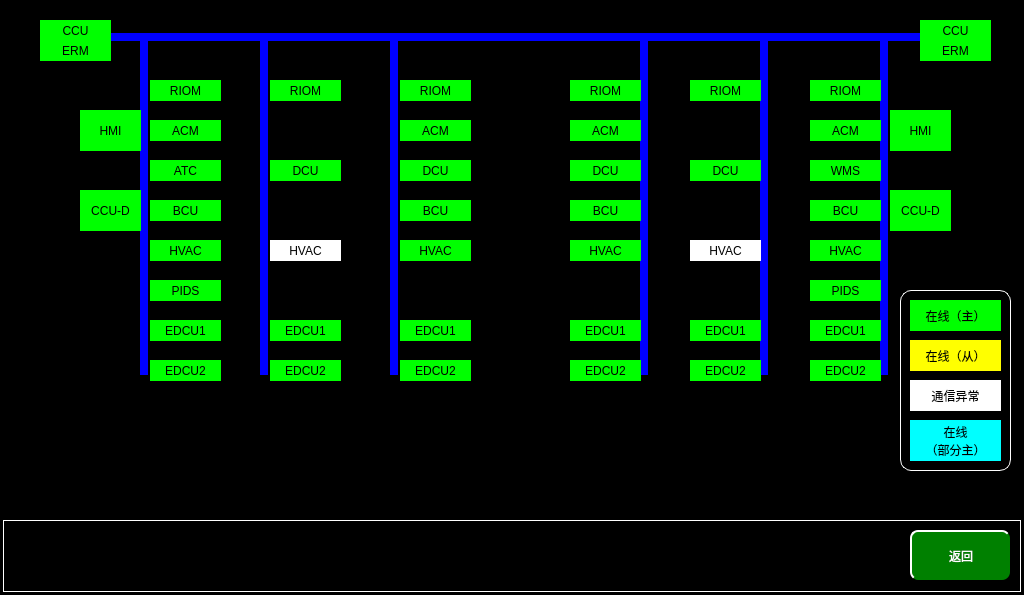
<?xml version="1.0" encoding="UTF-8"?>
<ui version="4.0">
 <class>MaintainceTCMSStatesPage</class>
 <widget class="QWidget" name="MaintainceTCMSStatesPage">
  <property name="geometry">
   <rect>
    <x>0</x>
    <y>0</y>
    <width>1024</width>
    <height>595</height>
   </rect>
  </property>
  <property name="windowTitle">
   <string>Form</string>
  </property>
  <property name="styleSheet">
   <string notr="true">QWidget
{
		background-color:black;
}
QLabel
{
	font:16px, &quot;微软雅黑&quot;;
	color: black;
	background-color: white;	

}</string>
  </property>
  <widget class="QPushButton" name="returnBtn">
   <property name="geometry">
    <rect>
     <x>910</x>
     <y>530</y>
     <width>100</width>
     <height>50</height>
    </rect>
   </property>
   <property name="focusPolicy">
    <enum>Qt::NoFocus</enum>
   </property>
   <property name="styleSheet">
    <string notr="true">QPushButton
{
	font: 20px, &quot;微软雅黑&quot;;
    color: white;
		border-radius:8px;
background-color: rgb(0, 128, 0);
    border-top: 2px solid white;
	border-left: 2px solid white;

}</string>
   </property>
   <property name="text">
    <string>返回</string>
   </property>
  </widget>
  <widget class="QLabel" name="label">
   <property name="geometry">
    <rect>
     <x>3</x>
     <y>520</y>
     <width>1018</width>
     <height>72</height>
    </rect>
   </property>
   <property name="styleSheet">
    <string notr="true">
background-color: rgb(0, 0, 0);

	border:1px solid white;
</string>
   </property>
   <property name="text">
    <string/>
   </property>
  </widget>
  <widget class="QLabel" name="label_2">
   <property name="geometry">
    <rect>
     <x>900</x>
     <y>290</y>
     <width>111</width>
     <height>181</height>
    </rect>
   </property>
   <property name="styleSheet">
    <string notr="true">border:1px solid white;
border-radius:11px;
background-color: rgb(0, 0, 0);

</string>
   </property>
   <property name="text">
    <string/>
   </property>
  </widget>
  <widget class="QLabel" name="label_3">
   <property name="geometry">
    <rect>
     <x>910</x>
     <y>300</y>
     <width>91</width>
     <height>31</height>
    </rect>
   </property>
   <property name="styleSheet">
    <string notr="true">background-color: rgb(0, 255, 0);	
</string>
   </property>
   <property name="text">
    <string>在线（主）</string>
   </property>
   <property name="alignment">
    <set>Qt::AlignCenter</set>
   </property>
  </widget>
  <widget class="QLabel" name="label_4">
   <property name="geometry">
    <rect>
     <x>910</x>
     <y>340</y>
     <width>91</width>
     <height>31</height>
    </rect>
   </property>
   <property name="styleSheet">
    <string notr="true">background-color:yellow;	</string>
   </property>
   <property name="text">
    <string>在线（从）</string>
   </property>
   <property name="alignment">
    <set>Qt::AlignCenter</set>
   </property>
  </widget>
  <widget class="QLabel" name="label_5">
   <property name="geometry">
    <rect>
     <x>910</x>
     <y>380</y>
     <width>91</width>
     <height>31</height>
    </rect>
   </property>
   <property name="styleSheet">
    <string notr="true">background-color:white;	
</string>
   </property>
   <property name="text">
    <string>通信异常</string>
   </property>
   <property name="alignment">
    <set>Qt::AlignCenter</set>
   </property>
  </widget>
  <widget class="QLabel" name="label_6">
   <property name="geometry">
    <rect>
     <x>910</x>
     <y>420</y>
     <width>91</width>
     <height>41</height>
    </rect>
   </property>
   <property name="styleSheet">
    <string notr="true">background-color:rgb(0,255,255);	
</string>
   </property>
   <property name="text">
    <string>在线
（部分主）</string>
   </property>
   <property name="alignment">
    <set>Qt::AlignCenter</set>
   </property>
  </widget>
  <widget class="QLabel" name="CCULbl_tc1">
   <property name="geometry">
    <rect>
     <x>40</x>
     <y>20</y>
     <width>71</width>
     <height>21</height>
    </rect>
   </property>
   <property name="styleSheet">
    <string notr="true">background-color: rgb(0, 255, 0);	
</string>
   </property>
   <property name="text">
    <string>CCU</string>
   </property>
   <property name="alignment">
    <set>Qt::AlignCenter</set>
   </property>
  </widget>
  <widget class="QLabel" name="CCULbl_tc2">
   <property name="geometry">
    <rect>
     <x>920</x>
     <y>20</y>
     <width>71</width>
     <height>21</height>
    </rect>
   </property>
   <property name="styleSheet">
    <string notr="true">background-color: rgb(0, 255, 0);	
</string>
   </property>
   <property name="text">
    <string>CCU</string>
   </property>
   <property name="alignment">
    <set>Qt::AlignCenter</set>
   </property>
  </widget>
  <widget class="QLabel" name="label_line1">
   <property name="geometry">
    <rect>
     <x>111</x>
     <y>33</y>
     <width>809</width>
     <height>8</height>
    </rect>
   </property>
   <property name="styleSheet">
    <string notr="true">background-color:rgb(0,0,255);	
</string>
   </property>
   <property name="text">
    <string/>
   </property>
   <property name="alignment">
    <set>Qt::AlignCenter</set>
   </property>
  </widget>
  <widget class="QLabel" name="label_line2">
   <property name="geometry">
    <rect>
     <x>140</x>
     <y>40</y>
     <width>8</width>
     <height>335</height>
    </rect>
   </property>
   <property name="styleSheet">
    <string notr="true">background-color:rgb(0,0,255);	
</string>
   </property>
   <property name="text">
    <string/>
   </property>
   <property name="alignment">
    <set>Qt::AlignCenter</set>
   </property>
  </widget>
  <widget class="QLabel" name="label_line3">
   <property name="geometry">
    <rect>
     <x>880</x>
     <y>40</y>
     <width>8</width>
     <height>335</height>
    </rect>
   </property>
   <property name="styleSheet">
    <string notr="true">background-color:rgb(0,0,255);	
</string>
   </property>
   <property name="text">
    <string/>
   </property>
   <property name="alignment">
    <set>Qt::AlignCenter</set>
   </property>
  </widget>
  <widget class="QLabel" name="HMILbl_tc1">
   <property name="geometry">
    <rect>
     <x>80</x>
     <y>110</y>
     <width>61</width>
     <height>41</height>
    </rect>
   </property>
   <property name="styleSheet">
    <string notr="true">background-color: rgb(0, 255, 0);	
</string>
   </property>
   <property name="text">
    <string>HMI</string>
   </property>
   <property name="alignment">
    <set>Qt::AlignCenter</set>
   </property>
  </widget>
  <widget class="QLabel" name="HMILbl_tc2">
   <property name="geometry">
    <rect>
     <x>890</x>
     <y>110</y>
     <width>61</width>
     <height>41</height>
    </rect>
   </property>
   <property name="styleSheet">
    <string notr="true">background-color: rgb(0, 255, 0);	
</string>
   </property>
   <property name="text">
    <string>HMI</string>
   </property>
   <property name="alignment">
    <set>Qt::AlignCenter</set>
   </property>
  </widget>
  <widget class="QLabel" name="label_line2_2">
   <property name="geometry">
    <rect>
     <x>260</x>
     <y>40</y>
     <width>8</width>
     <height>335</height>
    </rect>
   </property>
   <property name="styleSheet">
    <string notr="true">background-color:rgb(0,0,255);	
</string>
   </property>
   <property name="text">
    <string/>
   </property>
   <property name="alignment">
    <set>Qt::AlignCenter</set>
   </property>
  </widget>
  <widget class="QLabel" name="label_line2_3">
   <property name="geometry">
    <rect>
     <x>390</x>
     <y>40</y>
     <width>8</width>
     <height>335</height>
    </rect>
   </property>
   <property name="styleSheet">
    <string notr="true">background-color:rgb(0,0,255);	
</string>
   </property>
   <property name="text">
    <string/>
   </property>
   <property name="alignment">
    <set>Qt::AlignCenter</set>
   </property>
  </widget>
  <widget class="QLabel" name="label_line2_4">
   <property name="geometry">
    <rect>
     <x>760</x>
     <y>40</y>
     <width>8</width>
     <height>335</height>
    </rect>
   </property>
   <property name="styleSheet">
    <string notr="true">background-color:rgb(0,0,255);	
</string>
   </property>
   <property name="text">
    <string/>
   </property>
   <property name="alignment">
    <set>Qt::AlignCenter</set>
   </property>
  </widget>
  <widget class="QLabel" name="label_line2_5">
   <property name="geometry">
    <rect>
     <x>640</x>
     <y>40</y>
     <width>8</width>
     <height>335</height>
    </rect>
   </property>
   <property name="styleSheet">
    <string notr="true">background-color:rgb(0,0,255);	
</string>
   </property>
   <property name="text">
    <string/>
   </property>
   <property name="alignment">
    <set>Qt::AlignCenter</set>
   </property>
  </widget>
  <widget class="QLabel" name="RIOMLbl_tc1">
   <property name="geometry">
    <rect>
     <x>150</x>
     <y>80</y>
     <width>71</width>
     <height>21</height>
    </rect>
   </property>
   <property name="styleSheet">
    <string notr="true">background-color: rgb(0, 255, 0);	
</string>
   </property>
   <property name="text">
    <string>RIOM</string>
   </property>
   <property name="alignment">
    <set>Qt::AlignCenter</set>
   </property>
  </widget>
  <widget class="QLabel" name="SIVLbl_tc1">
   <property name="geometry">
    <rect>
     <x>150</x>
     <y>120</y>
     <width>71</width>
     <height>21</height>
    </rect>
   </property>
   <property name="styleSheet">
    <string notr="true">background-color: rgb(0, 255, 0);	
</string>
   </property>
   <property name="text">
    <string>ACM</string>
   </property>
   <property name="alignment">
    <set>Qt::AlignCenter</set>
   </property>
  </widget>
  <widget class="QLabel" name="ATCLbl_tc1">
   <property name="geometry">
    <rect>
     <x>150</x>
     <y>160</y>
     <width>71</width>
     <height>21</height>
    </rect>
   </property>
   <property name="styleSheet">
    <string notr="true">background-color: rgb(0, 255, 0);	
</string>
   </property>
   <property name="text">
    <string>ATC</string>
   </property>
   <property name="alignment">
    <set>Qt::AlignCenter</set>
   </property>
  </widget>
  <widget class="QLabel" name="EBCULbl_tc1">
   <property name="geometry">
    <rect>
     <x>150</x>
     <y>200</y>
     <width>71</width>
     <height>21</height>
    </rect>
   </property>
   <property name="styleSheet">
    <string notr="true">background-color: rgb(0, 255, 0);	
</string>
   </property>
   <property name="text">
    <string>BCU</string>
   </property>
   <property name="alignment">
    <set>Qt::AlignCenter</set>
   </property>
  </widget>
  <widget class="QLabel" name="WMSLbl_tc2">
   <property name="geometry">
    <rect>
     <x>810</x>
     <y>160</y>
     <width>71</width>
     <height>21</height>
    </rect>
   </property>
   <property name="styleSheet">
    <string notr="true">background-color: rgb(0, 255, 0);	
</string>
   </property>
   <property name="text">
    <string>WMS</string>
   </property>
   <property name="alignment">
    <set>Qt::AlignCenter</set>
   </property>
  </widget>
  <widget class="QLabel" name="ACULbl_tc1">
   <property name="geometry">
    <rect>
     <x>150</x>
     <y>240</y>
     <width>71</width>
     <height>21</height>
    </rect>
   </property>
   <property name="styleSheet">
    <string notr="true">background-color: rgb(0, 255, 0);	
</string>
   </property>
   <property name="text">
    <string>HVAC</string>
   </property>
   <property name="alignment">
    <set>Qt::AlignCenter</set>
   </property>
  </widget>
  <widget class="QLabel" name="PIDSLbl_tc1">
   <property name="geometry">
    <rect>
     <x>150</x>
     <y>280</y>
     <width>71</width>
     <height>21</height>
    </rect>
   </property>
   <property name="styleSheet">
    <string notr="true">background-color: rgb(0, 255, 0);	
</string>
   </property>
   <property name="text">
    <string>PIDS</string>
   </property>
   <property name="alignment">
    <set>Qt::AlignCenter</set>
   </property>
  </widget>
  <widget class="QLabel" name="EDCU1Lbl_tc1">
   <property name="geometry">
    <rect>
     <x>150</x>
     <y>320</y>
     <width>71</width>
     <height>21</height>
    </rect>
   </property>
   <property name="styleSheet">
    <string notr="true">background-color: rgb(0, 255, 0);	
</string>
   </property>
   <property name="text">
    <string>EDCU1</string>
   </property>
   <property name="alignment">
    <set>Qt::AlignCenter</set>
   </property>
  </widget>
  <widget class="QLabel" name="EDCU2Lbl_tc1">
   <property name="geometry">
    <rect>
     <x>150</x>
     <y>360</y>
     <width>71</width>
     <height>21</height>
    </rect>
   </property>
   <property name="styleSheet">
    <string notr="true">background-color: rgb(0, 255, 0);	
</string>
   </property>
   <property name="text">
    <string>EDCU2</string>
   </property>
   <property name="alignment">
    <set>Qt::AlignCenter</set>
   </property>
  </widget>
  <widget class="QLabel" name="RIOMLbl_mp1">
   <property name="geometry">
    <rect>
     <x>270</x>
     <y>80</y>
     <width>71</width>
     <height>21</height>
    </rect>
   </property>
   <property name="styleSheet">
    <string notr="true">background-color: rgb(0, 255, 0);	
</string>
   </property>
   <property name="text">
    <string>RIOM</string>
   </property>
   <property name="alignment">
    <set>Qt::AlignCenter</set>
   </property>
  </widget>
  <widget class="QLabel" name="ACULbl_mp1">
   <property name="geometry">
    <rect>
     <x>270</x>
     <y>240</y>
     <width>71</width>
     <height>21</height>
    </rect>
   </property>
   <property name="styleSheet">
    <string notr="true"/>
   </property>
   <property name="text">
    <string>HVAC</string>
   </property>
   <property name="alignment">
    <set>Qt::AlignCenter</set>
   </property>
  </widget>
  <widget class="QLabel" name="EDCU3Lbl_mp1">
   <property name="geometry">
    <rect>
     <x>270</x>
     <y>320</y>
     <width>71</width>
     <height>21</height>
    </rect>
   </property>
   <property name="styleSheet">
    <string notr="true">background-color: rgb(0, 255, 0);	
</string>
   </property>
   <property name="text">
    <string>EDCU1</string>
   </property>
   <property name="alignment">
    <set>Qt::AlignCenter</set>
   </property>
  </widget>
  <widget class="QLabel" name="EDCU4Lbl_mp1">
   <property name="geometry">
    <rect>
     <x>270</x>
     <y>360</y>
     <width>71</width>
     <height>21</height>
    </rect>
   </property>
   <property name="styleSheet">
    <string notr="true">background-color: rgb(0, 255, 0);	
</string>
   </property>
   <property name="text">
    <string>EDCU2</string>
   </property>
   <property name="alignment">
    <set>Qt::AlignCenter</set>
   </property>
  </widget>
  <widget class="QLabel" name="DCULbl_mp1">
   <property name="geometry">
    <rect>
     <x>270</x>
     <y>160</y>
     <width>71</width>
     <height>21</height>
    </rect>
   </property>
   <property name="styleSheet">
    <string notr="true">background-color: rgb(0, 255, 0);	
</string>
   </property>
   <property name="text">
    <string>DCU</string>
   </property>
   <property name="alignment">
    <set>Qt::AlignCenter</set>
   </property>
  </widget>
  <widget class="QLabel" name="EDCU5Lbl_m1">
   <property name="geometry">
    <rect>
     <x>400</x>
     <y>320</y>
     <width>71</width>
     <height>21</height>
    </rect>
   </property>
   <property name="styleSheet">
    <string notr="true">background-color: rgb(0, 255, 0);	
</string>
   </property>
   <property name="text">
    <string>EDCU1</string>
   </property>
   <property name="alignment">
    <set>Qt::AlignCenter</set>
   </property>
  </widget>
  <widget class="QLabel" name="EBCULbl_mp1">
   <property name="geometry">
    <rect>
     <x>400</x>
     <y>200</y>
     <width>71</width>
     <height>21</height>
    </rect>
   </property>
   <property name="styleSheet">
    <string notr="true">background-color: rgb(0, 255, 0);	
</string>
   </property>
   <property name="text">
    <string>BCU</string>
   </property>
   <property name="alignment">
    <set>Qt::AlignCenter</set>
   </property>
  </widget>
  <widget class="QLabel" name="RIOMLbl_m1">
   <property name="geometry">
    <rect>
     <x>400</x>
     <y>80</y>
     <width>71</width>
     <height>21</height>
    </rect>
   </property>
   <property name="styleSheet">
    <string notr="true">background-color: rgb(0, 255, 0);	
</string>
   </property>
   <property name="text">
    <string>RIOM</string>
   </property>
   <property name="alignment">
    <set>Qt::AlignCenter</set>
   </property>
  </widget>
  <widget class="QLabel" name="ACULbl_m1">
   <property name="geometry">
    <rect>
     <x>400</x>
     <y>240</y>
     <width>71</width>
     <height>21</height>
    </rect>
   </property>
   <property name="styleSheet">
    <string notr="true">background-color: rgb(0, 255, 0);	
</string>
   </property>
   <property name="text">
    <string>HVAC</string>
   </property>
   <property name="alignment">
    <set>Qt::AlignCenter</set>
   </property>
  </widget>
  <widget class="QLabel" name="EDCU6Lbl_m1">
   <property name="geometry">
    <rect>
     <x>400</x>
     <y>360</y>
     <width>71</width>
     <height>21</height>
    </rect>
   </property>
   <property name="styleSheet">
    <string notr="true">background-color: rgb(0, 255, 0);	
</string>
   </property>
   <property name="text">
    <string>EDCU2</string>
   </property>
   <property name="alignment">
    <set>Qt::AlignCenter</set>
   </property>
  </widget>
  <widget class="QLabel" name="DCULbl_m1">
   <property name="geometry">
    <rect>
     <x>400</x>
     <y>160</y>
     <width>71</width>
     <height>21</height>
    </rect>
   </property>
   <property name="styleSheet">
    <string notr="true">background-color: rgb(0, 255, 0);	
</string>
   </property>
   <property name="text">
    <string>DCU</string>
   </property>
   <property name="alignment">
    <set>Qt::AlignCenter</set>
   </property>
  </widget>
  <widget class="QLabel" name="EDCU8Lbl_m2">
   <property name="geometry">
    <rect>
     <x>570</x>
     <y>360</y>
     <width>71</width>
     <height>21</height>
    </rect>
   </property>
   <property name="styleSheet">
    <string notr="true">background-color: rgb(0, 255, 0);	
</string>
   </property>
   <property name="text">
    <string>EDCU2</string>
   </property>
   <property name="alignment">
    <set>Qt::AlignCenter</set>
   </property>
  </widget>
  <widget class="QLabel" name="RIOMLbl_m2">
   <property name="geometry">
    <rect>
     <x>570</x>
     <y>80</y>
     <width>71</width>
     <height>21</height>
    </rect>
   </property>
   <property name="styleSheet">
    <string notr="true">background-color: rgb(0, 255, 0);	
</string>
   </property>
   <property name="text">
    <string>RIOM</string>
   </property>
   <property name="alignment">
    <set>Qt::AlignCenter</set>
   </property>
  </widget>
  <widget class="QLabel" name="ACULbl_m2">
   <property name="geometry">
    <rect>
     <x>570</x>
     <y>240</y>
     <width>71</width>
     <height>21</height>
    </rect>
   </property>
   <property name="styleSheet">
    <string notr="true">background-color: rgb(0, 255, 0);	
</string>
   </property>
   <property name="text">
    <string>HVAC</string>
   </property>
   <property name="alignment">
    <set>Qt::AlignCenter</set>
   </property>
  </widget>
  <widget class="QLabel" name="DCULbl_m2">
   <property name="geometry">
    <rect>
     <x>570</x>
     <y>160</y>
     <width>71</width>
     <height>21</height>
    </rect>
   </property>
   <property name="styleSheet">
    <string notr="true">background-color: rgb(0, 255, 0);	
</string>
   </property>
   <property name="text">
    <string>DCU</string>
   </property>
   <property name="alignment">
    <set>Qt::AlignCenter</set>
   </property>
  </widget>
  <widget class="QLabel" name="EBCULbl_mp2">
   <property name="geometry">
    <rect>
     <x>570</x>
     <y>200</y>
     <width>71</width>
     <height>21</height>
    </rect>
   </property>
   <property name="styleSheet">
    <string notr="true">background-color: rgb(0, 255, 0);	
</string>
   </property>
   <property name="text">
    <string>BCU</string>
   </property>
   <property name="alignment">
    <set>Qt::AlignCenter</set>
   </property>
  </widget>
  <widget class="QLabel" name="EDCU7Lbl_m2">
   <property name="geometry">
    <rect>
     <x>570</x>
     <y>320</y>
     <width>71</width>
     <height>21</height>
    </rect>
   </property>
   <property name="styleSheet">
    <string notr="true">background-color: rgb(0, 255, 0);	
</string>
   </property>
   <property name="text">
    <string>EDCU1</string>
   </property>
   <property name="alignment">
    <set>Qt::AlignCenter</set>
   </property>
  </widget>
  <widget class="QLabel" name="EDCU9Lbl_mp2">
   <property name="geometry">
    <rect>
     <x>690</x>
     <y>320</y>
     <width>71</width>
     <height>21</height>
    </rect>
   </property>
   <property name="styleSheet">
    <string notr="true">background-color: rgb(0, 255, 0);	
</string>
   </property>
   <property name="text">
    <string>EDCU1</string>
   </property>
   <property name="alignment">
    <set>Qt::AlignCenter</set>
   </property>
  </widget>
  <widget class="QLabel" name="RIOMLbl_mp2">
   <property name="geometry">
    <rect>
     <x>690</x>
     <y>80</y>
     <width>71</width>
     <height>21</height>
    </rect>
   </property>
   <property name="styleSheet">
    <string notr="true">background-color: rgb(0, 255, 0);	
</string>
   </property>
   <property name="text">
    <string>RIOM</string>
   </property>
   <property name="alignment">
    <set>Qt::AlignCenter</set>
   </property>
  </widget>
  <widget class="QLabel" name="ACULbl_mp2">
   <property name="geometry">
    <rect>
     <x>690</x>
     <y>240</y>
     <width>71</width>
     <height>21</height>
    </rect>
   </property>
   <property name="styleSheet">
    <string notr="true"/>
   </property>
   <property name="text">
    <string>HVAC</string>
   </property>
   <property name="alignment">
    <set>Qt::AlignCenter</set>
   </property>
  </widget>
  <widget class="QLabel" name="EDCU10Lbl_mp2">
   <property name="geometry">
    <rect>
     <x>690</x>
     <y>360</y>
     <width>71</width>
     <height>21</height>
    </rect>
   </property>
   <property name="styleSheet">
    <string notr="true">background-color: rgb(0, 255, 0);	
</string>
   </property>
   <property name="text">
    <string>EDCU2</string>
   </property>
   <property name="alignment">
    <set>Qt::AlignCenter</set>
   </property>
  </widget>
  <widget class="QLabel" name="DCULbl_mp2">
   <property name="geometry">
    <rect>
     <x>690</x>
     <y>160</y>
     <width>71</width>
     <height>21</height>
    </rect>
   </property>
   <property name="styleSheet">
    <string notr="true">background-color: rgb(0, 255, 0);	
</string>
   </property>
   <property name="text">
    <string>DCU</string>
   </property>
   <property name="alignment">
    <set>Qt::AlignCenter</set>
   </property>
  </widget>
  <widget class="QLabel" name="EBCULbl_tc2">
   <property name="geometry">
    <rect>
     <x>810</x>
     <y>200</y>
     <width>71</width>
     <height>21</height>
    </rect>
   </property>
   <property name="styleSheet">
    <string notr="true">background-color: rgb(0, 255, 0);	
</string>
   </property>
   <property name="text">
    <string>BCU</string>
   </property>
   <property name="alignment">
    <set>Qt::AlignCenter</set>
   </property>
  </widget>
  <widget class="QLabel" name="RIOMLbl_tc2">
   <property name="geometry">
    <rect>
     <x>810</x>
     <y>80</y>
     <width>71</width>
     <height>21</height>
    </rect>
   </property>
   <property name="styleSheet">
    <string notr="true">background-color: rgb(0, 255, 0);	
</string>
   </property>
   <property name="text">
    <string>RIOM</string>
   </property>
   <property name="alignment">
    <set>Qt::AlignCenter</set>
   </property>
  </widget>
  <widget class="QLabel" name="PIDSLbl_tc2">
   <property name="geometry">
    <rect>
     <x>810</x>
     <y>280</y>
     <width>71</width>
     <height>21</height>
    </rect>
   </property>
   <property name="styleSheet">
    <string notr="true">background-color: rgb(0, 255, 0);	
</string>
   </property>
   <property name="text">
    <string>PIDS</string>
   </property>
   <property name="alignment">
    <set>Qt::AlignCenter</set>
   </property>
  </widget>
  <widget class="QLabel" name="ACULbl_tc2">
   <property name="geometry">
    <rect>
     <x>810</x>
     <y>240</y>
     <width>71</width>
     <height>21</height>
    </rect>
   </property>
   <property name="styleSheet">
    <string notr="true">background-color: rgb(0, 255, 0);	
</string>
   </property>
   <property name="text">
    <string>HVAC</string>
   </property>
   <property name="alignment">
    <set>Qt::AlignCenter</set>
   </property>
  </widget>
  <widget class="QLabel" name="EDCU11Lbl_tc2">
   <property name="geometry">
    <rect>
     <x>810</x>
     <y>320</y>
     <width>71</width>
     <height>21</height>
    </rect>
   </property>
   <property name="styleSheet">
    <string notr="true">background-color: rgb(0, 255, 0);	
</string>
   </property>
   <property name="text">
    <string>EDCU1</string>
   </property>
   <property name="alignment">
    <set>Qt::AlignCenter</set>
   </property>
  </widget>
  <widget class="QLabel" name="SIVLbl_tc2">
   <property name="geometry">
    <rect>
     <x>810</x>
     <y>120</y>
     <width>71</width>
     <height>21</height>
    </rect>
   </property>
   <property name="styleSheet">
    <string notr="true">background-color: rgb(0, 255, 0);	
</string>
   </property>
   <property name="text">
    <string>ACM</string>
   </property>
   <property name="alignment">
    <set>Qt::AlignCenter</set>
   </property>
  </widget>
  <widget class="QLabel" name="EDCU12Lbl_tc2">
   <property name="geometry">
    <rect>
     <x>810</x>
     <y>360</y>
     <width>71</width>
     <height>21</height>
    </rect>
   </property>
   <property name="styleSheet">
    <string notr="true">background-color: rgb(0, 255, 0);	
</string>
   </property>
   <property name="text">
    <string>EDCU2</string>
   </property>
   <property name="alignment">
    <set>Qt::AlignCenter</set>
   </property>
  </widget>
  <widget class="QLabel" name="SIVLbl_m1">
   <property name="geometry">
    <rect>
     <x>400</x>
     <y>120</y>
     <width>71</width>
     <height>21</height>
    </rect>
   </property>
   <property name="styleSheet">
    <string notr="true">background-color: rgb(0, 255, 0);	
</string>
   </property>
   <property name="text">
    <string>ACM</string>
   </property>
   <property name="alignment">
    <set>Qt::AlignCenter</set>
   </property>
  </widget>
  <widget class="QLabel" name="SIVLbl_m2">
   <property name="geometry">
    <rect>
     <x>570</x>
     <y>120</y>
     <width>71</width>
     <height>21</height>
    </rect>
   </property>
   <property name="styleSheet">
    <string notr="true">background-color: rgb(0, 255, 0);	
</string>
   </property>
   <property name="text">
    <string>ACM</string>
   </property>
   <property name="alignment">
    <set>Qt::AlignCenter</set>
   </property>
  </widget>
  <widget class="QLabel" name="CCUDLbl_tc1">
   <property name="geometry">
    <rect>
     <x>80</x>
     <y>190</y>
     <width>61</width>
     <height>41</height>
    </rect>
   </property>
   <property name="styleSheet">
    <string notr="true">background-color: rgb(0, 255, 0);	
</string>
   </property>
   <property name="text">
    <string>CCU-D</string>
   </property>
   <property name="alignment">
    <set>Qt::AlignCenter</set>
   </property>
  </widget>
  <widget class="QLabel" name="CCUDLbl_tc2">
   <property name="geometry">
    <rect>
     <x>890</x>
     <y>190</y>
     <width>61</width>
     <height>41</height>
    </rect>
   </property>
   <property name="styleSheet">
    <string notr="true">background-color: rgb(0, 255, 0);	
</string>
   </property>
   <property name="text">
    <string>CCU-D</string>
   </property>
   <property name="alignment">
    <set>Qt::AlignCenter</set>
   </property>
  </widget>
  <widget class="QLabel" name="ERMLbl_tc1">
   <property name="geometry">
    <rect>
     <x>40</x>
     <y>40</y>
     <width>71</width>
     <height>21</height>
    </rect>
   </property>
   <property name="styleSheet">
    <string notr="true">background-color: rgb(0, 255, 0);	
</string>
   </property>
   <property name="text">
    <string>ERM</string>
   </property>
   <property name="alignment">
    <set>Qt::AlignCenter</set>
   </property>
  </widget>
  <widget class="QLabel" name="ERMLbl_tc2">
   <property name="geometry">
    <rect>
     <x>920</x>
     <y>40</y>
     <width>71</width>
     <height>21</height>
    </rect>
   </property>
   <property name="styleSheet">
    <string notr="true">background-color: rgb(0, 255, 0);	
</string>
   </property>
   <property name="text">
    <string>ERM</string>
   </property>
   <property name="alignment">
    <set>Qt::AlignCenter</set>
   </property>
  </widget>
  <zorder>label</zorder>
  <zorder>returnBtn</zorder>
  <zorder>label_2</zorder>
  <zorder>label_3</zorder>
  <zorder>label_4</zorder>
  <zorder>label_5</zorder>
  <zorder>label_6</zorder>
  <zorder>CCULbl_tc1</zorder>
  <zorder>CCULbl_tc2</zorder>
  <zorder>label_line1</zorder>
  <zorder>label_line2</zorder>
  <zorder>label_line3</zorder>
  <zorder>HMILbl_tc1</zorder>
  <zorder>HMILbl_tc2</zorder>
  <zorder>label_line2_2</zorder>
  <zorder>label_line2_3</zorder>
  <zorder>label_line2_4</zorder>
  <zorder>label_line2_5</zorder>
  <zorder>RIOMLbl_tc1</zorder>
  <zorder>SIVLbl_tc1</zorder>
  <zorder>ATCLbl_tc1</zorder>
  <zorder>EBCULbl_tc1</zorder>
  <zorder>WMSLbl_tc2</zorder>
  <zorder>ACULbl_tc1</zorder>
  <zorder>PIDSLbl_tc1</zorder>
  <zorder>EDCU1Lbl_tc1</zorder>
  <zorder>EDCU2Lbl_tc1</zorder>
  <zorder>RIOMLbl_mp1</zorder>
  <zorder>ACULbl_mp1</zorder>
  <zorder>EDCU3Lbl_mp1</zorder>
  <zorder>EDCU4Lbl_mp1</zorder>
  <zorder>DCULbl_mp1</zorder>
  <zorder>EDCU5Lbl_m1</zorder>
  <zorder>EBCULbl_mp1</zorder>
  <zorder>RIOMLbl_m1</zorder>
  <zorder>ACULbl_m1</zorder>
  <zorder>EDCU6Lbl_m1</zorder>
  <zorder>DCULbl_m1</zorder>
  <zorder>EDCU8Lbl_m2</zorder>
  <zorder>RIOMLbl_m2</zorder>
  <zorder>ACULbl_m2</zorder>
  <zorder>DCULbl_m2</zorder>
  <zorder>EBCULbl_mp2</zorder>
  <zorder>EDCU7Lbl_m2</zorder>
  <zorder>EDCU9Lbl_mp2</zorder>
  <zorder>RIOMLbl_mp2</zorder>
  <zorder>ACULbl_mp2</zorder>
  <zorder>EDCU10Lbl_mp2</zorder>
  <zorder>DCULbl_mp2</zorder>
  <zorder>EBCULbl_tc2</zorder>
  <zorder>RIOMLbl_tc2</zorder>
  <zorder>PIDSLbl_tc2</zorder>
  <zorder>ACULbl_tc2</zorder>
  <zorder>EDCU11Lbl_tc2</zorder>
  <zorder>SIVLbl_tc2</zorder>
  <zorder>EDCU12Lbl_tc2</zorder>
  <zorder>SIVLbl_m1</zorder>
  <zorder>SIVLbl_m2</zorder>
  <zorder>CCUDLbl_tc1</zorder>
  <zorder>CCUDLbl_tc2</zorder>
  <zorder>ERMLbl_tc1</zorder>
  <zorder>ERMLbl_tc2</zorder>
 </widget>
 <resources/>
 <connections/>
</ui>
